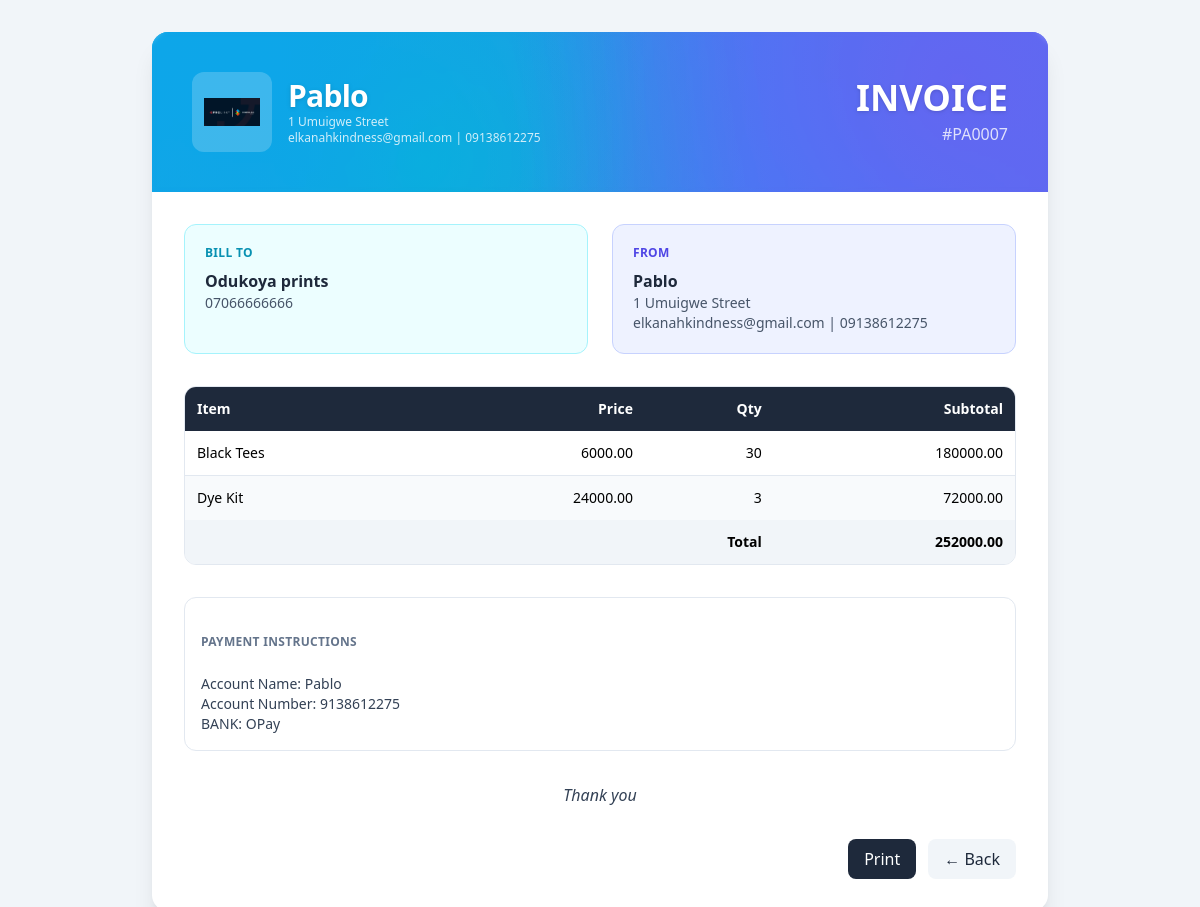
The app's page /invoices/8/print (signed in) with its own data.
### app/models.py (models this page shows)
class BusinessProfile(db.Model):
    id = db.Column(db.Integer, primary_key=True)
    user_id = db.Column(db.Integer, db.ForeignKey('user.id'), nullable=False)
    business_name = db.Column(db.String(255))
    address = db.Column(db.String(255))
    phone = db.Column(db.String(50))
    email = db.Column(db.String(255))
    logo_path = db.Column(db.String(255))
    location = db.Column(db.String(50))  # 'Nigeria', 'United States', 'United Kingdom'

class Invoice(db.Model):
    id = db.Column(db.Integer, primary_key=True)
    user_id = db.Column(db.Integer, db.ForeignKey('user.id'), nullable=False)
    invoice_number = db.Column(db.String(100), nullable=False)
    client_name = db.Column(db.String(255))
    client_contact = db.Column(db.String(255))
    payment_instructions = db.Column(db.Text)
    thanks_message = db.Column(db.Text)
    total_amount = db.Column(db.Float, default=0.0)
    created_at = db.Column(db.DateTime, default=datetime.utcnow)
    template_name = db.Column(db.String(100), default='invoice_template_1.html')

class InvoiceItem(db.Model):
    id = db.Column(db.Integer, primary_key=True)
    invoice_id = db.Column(db.Integer, db.ForeignKey('invoice.id'), nullable=False)
    name = db.Column(db.String(255))
    price = db.Column(db.Float, default=0.0)
    quantity = db.Column(db.Integer, default=1)
    subtotal = db.Column(db.Float, default=0.0)

### app/routes_generate.py (the view)
@main_generate_bp.route('/invoices/<int:invoice_id>/print')
@login_required
def print_invoice(invoice_id: int):
    inv = Invoice.query.filter_by(id=invoice_id, user_id=current_user.id).first_or_404()
    profile = BusinessProfile.query.filter_by(user_id=current_user.id).first()
    if not profile:
        flash('Missing Business Profile for this account.', 'warning')
        return redirect(url_for('main.dashboard'))
    items = InvoiceItem.query.filter_by(invoice_id=inv.id).all()
    brand_logo_url = url_for('static', filename=profile.logo_path) if profile.logo_path else None
    item_dicts = [{
        'name': it.name,
        'price': it.price,
        'quantity': it.quantity,
        'subtotal': it.subtotal,
    } for it in items]
    auto_print = str(request.args.get('auto_print', '')).lower() in {'1', 'true', 'yes'}
    chosen_template = inv.template_name or 'invoice_template_1.html'
    from .subscription import user_can_modify_invoices
    can_modify = user_can_modify_invoices(current_user)
    if not can_modify:
        auto_print = False
    html = render_template(
        chosen_template,
        business_name=profile.business_name,
        invoice_number=inv.invoice_number,
        address=profile.address,
        phone=profile.phone,
        email=profile.email,
        brand_logo=brand_logo_url,
        payment_instructions=inv.payment_instructions,
        thanks_message=inv.thanks_message,
        client_name=inv.client_name,
        client_contact=inv.client_contact,
        items=item_dicts,
        total_amount=inv.total_amount,
        auto_print=auto_print,
        read_only=(not can_modify),
    )
    return html

### app/__init__.py (called while the page is built)
@login_manager.user_loader
def load_user(user_id):
    from .models import User
    return User.query.get(int(user_id))

### app/models.py (called while the page is built)
    def trial_active(self) -> bool:
        if self.is_premium:
            return False  # premium overrides trial display
        if not self.trial_start:
            return False
        return datetime.utcnow() < self.trial_start + timedelta(days=7)

    def access_active(self) -> bool:
        if self.is_premium:
            if self.premium_expires_at is None:
                return True
            return datetime.utcnow() < self.premium_expires_at
        return self.trial_active()

### app/subscription.py (called while the page is built)
def user_can_modify_invoices(user) -> bool:
    if not user:
        return False
    return user.access_active()

### app/templates/invoice_template_5.html (shortened to what this page needs)
<!DOCTYPE html>
<html lang="en">
<head>
  <script src="https://cdn.tailwindcss.com"></script>
</head>
<body class="bg-slate-100">
  <div class="max-w-4xl mx-auto my-8 bg-white rounded-2xl shadow-xl overflow-hidden page">
    <div class="mesh-bg text-white p-10 relative">
      <div class="absolute inset-0 backdrop-blur-[2px] opacity-30"></div>
      <div class="relative flex flex-col md:flex-row md:items-center md:justify-between gap-6">
        <div class="flex items-center gap-4">
          {% if brand_logo %}
          <img src="{{ brand_logo }}" alt="Logo" class="h-20 w-20 object-contain bg-white/20 p-3 rounded-xl" />
          {% endif %}
          <div>
            <h1 class="text-3xl font-extrabold tracking-tight drop-shadow">{{ business_name }}</h1>
            <p class="text-xs text-white/80 max-w-xs">{{ address }}</p>
            <p class="text-xs text-white/80">{{ email }} | {{ phone }}</p>
          </div>
        </div>
        <div class="text-right">
          <div class="text-4xl font-black drop-shadow">INVOICE</div>
          <div class="text-white/80 mt-1">#{{ invoice_number }}</div>
        </div>
      </div>
    </div>
    <div class="p-8 space-y-8">
      <div class="grid grid-cols-1 md:grid-cols-2 gap-6">
        <div class="p-5 rounded-xl border bg-cyan-50 border-cyan-200">
          <h3 class="text-xs font-semibold uppercase tracking-wide text-cyan-600">Bill To</h3>
          <p class="mt-2 font-semibold text-slate-800">{{ client_name }}</p>
          <p class="text-sm text-slate-600">{{ client_phone or client_contact }}</p>
        </div>
        <div class="p-5 rounded-xl border bg-indigo-50 border-indigo-200">
          <h3 class="text-xs font-semibold uppercase tracking-wide text-indigo-600">From</h3>
          <p class="mt-2 font-semibold text-slate-800">{{ business_name }}</p>
          <p class="text-sm text-slate-600">{{ address }}</p>
          <p class="text-sm text-slate-600">{{ email }} | {{ phone }}</p>
        </div>
      </div>
      <div class="overflow-hidden rounded-xl border border-slate-200">
        <table class="w-full text-sm">
          <thead class="bg-slate-800 text-white">
            <tr>
              <th class="text-left p-3">Item</th>
              <th class="text-right p-3">Price</th>
              <th class="text-right p-3">Qty</th>
              <th class="text-right p-3">Subtotal</th>
            </tr>
          </thead>
          <tbody>
            {% for item in items %}
            <tr class="odd:bg-white even:bg-slate-50 border-b last:border-none border-slate-200">
              <td class="p-3">{{ item.name }}</td>
              <td class="p-3 text-right">{{ '%.2f'|format(item.price) }}</td>
              <td class="p-3 text-right">{{ item.quantity }}</td>
              <td class="p-3 text-right font-medium">{{ '%.2f'|format(item.subtotal) }}</td>
            </tr>
            {% endfor %}
          </tbody>
          <tfoot>
            <tr class="bg-slate-100">
              <td colspan="3" class="p-3 text-right font-semibold">Total</td>
              <td class="p-3 text-right font-bold">{{ '%.2f'|format(total_amount) }}</td>
            </tr>
          </tfoot>
        </table>
      </div>
      {% if payment_instructions %}
      <div class="rounded-xl border border-slate-200 bg-white p-4 text-sm text-slate-700 whitespace-pre-line">
        <h3 class="text-xs uppercase tracking-wide font-semibold text-slate-500 mb-1">Payment Instructions</h3>
        {{ payment_instructions }}
      </div>
      {% endif %}
      {% if thanks_message %}
      <div class="text-center text-slate-700 font-medium italic">{{ thanks_message }}</div>
      {% endif %}
      <div class="mt-4 flex justify-end gap-3 no-print">
        <button onclick="window.print()" class="px-4 py-2 bg-slate-800 text-white rounded-lg hover:bg-slate-900">Print</button>
        <a href="{{ url_for('main.invoices_list') }}" class="px-4 py-2 bg-slate-100 text-slate-800 rounded-lg hover:bg-slate-200">← Back</a>
      </div>
    </div>
  </div>
</body>
</html>

### app/templates/invoice_template_5.html (style rules this page uses)
.mesh-bg { background:radial-gradient(circle at 10% 20%, #0ea5e9 0, transparent 50%),radial-gradient(circle at 90% 30%, #6366f1 0, transparent 55%),radial-gradient(circle at 30% 80%, #06b6d4 0, transparent 55%),radial-gradient(circle at 70% 90%, #3b82f6 0, transparent 55%),linear-gradient(120deg,#0ea5e9,#6366f1); }

### records on screen
BusinessProfile: business_name "Pablo", address "1 Umuigwe Street", email "elkanahkindness@gmail.com", phone "09138612275"
Invoice: invoice_number "PA0007", client_name "Odukoya prints", client_contact "07066666666", total_amount "252000.00", payment_instructions "Account Name: Pablo Account Number: 9138612275 BANK: OPay", thanks_message "Thank you"
InvoiceItem: name "Black Tees", price "6000.00", quantity "30", subtotal "180000.00"
InvoiceItem: name "Dye Kit", price "24000.00", quantity "3", subtotal "72000.00"
